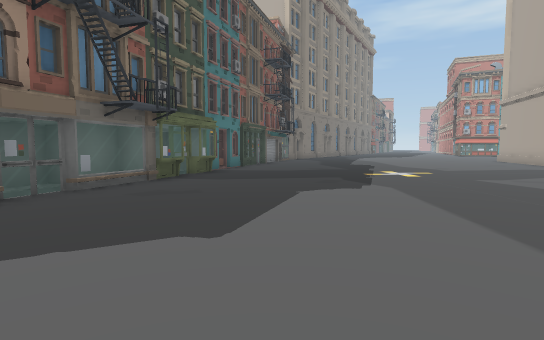
View 1 (above)

24 first-person views from a walk through a Unity game level. The camera is 1.4 m above the floor, tilts 4° down and sees 80° across. The floor is counted in squares, 2 m on a side. Each view is taken from the middle of a square. On the plan, view 1 faces up. The plan holds only what a view shows up to about 10 squares ahead; the rest is blank. The place goes on beyond the plan. The player character is not drawn. Some animated figures are left out.

View 2
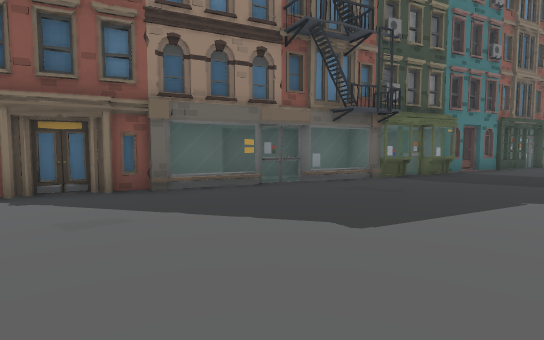

View 3
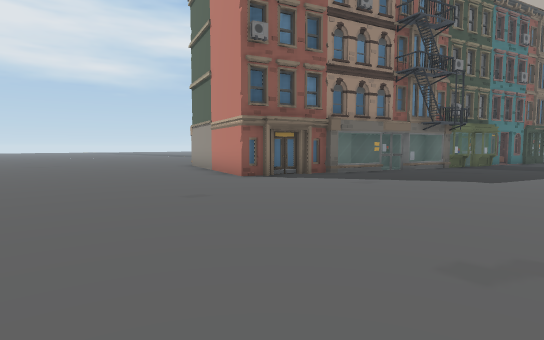

View 4
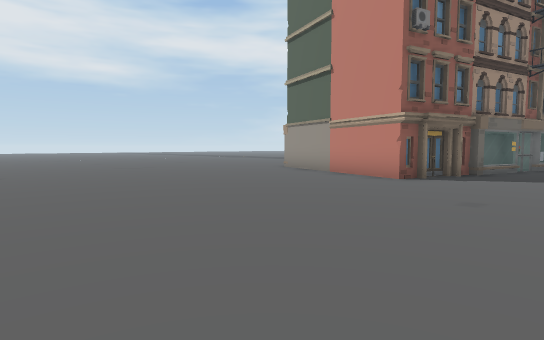

View 5
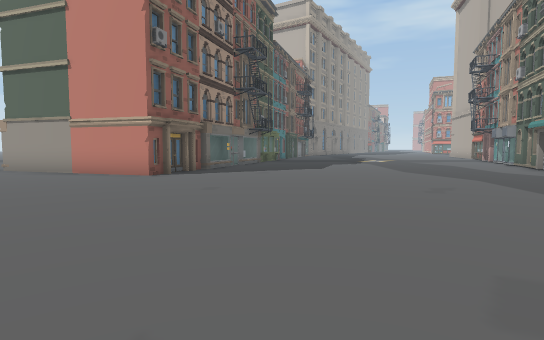

View 6
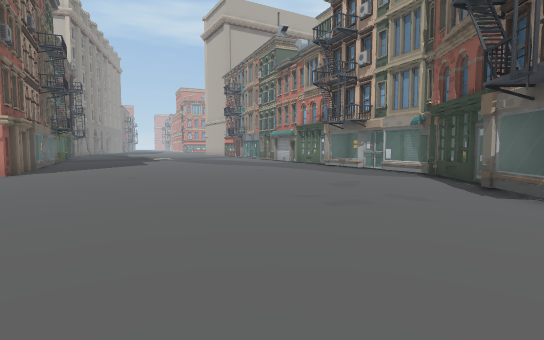

View 7
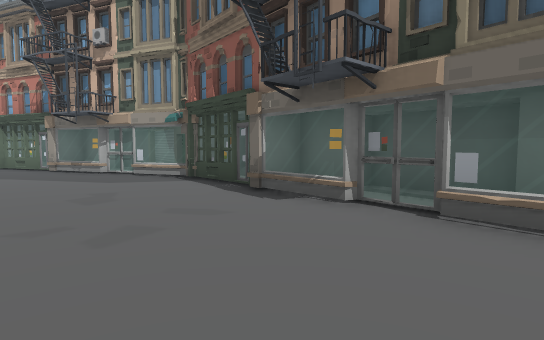

View 8
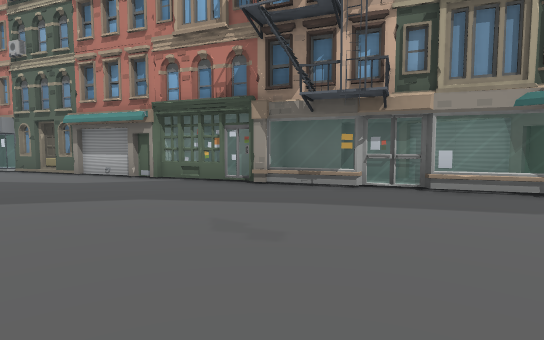

View 9
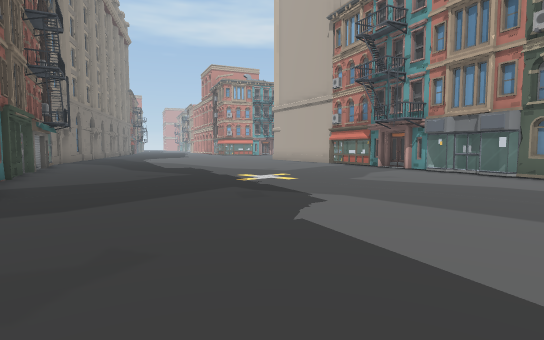

View 10
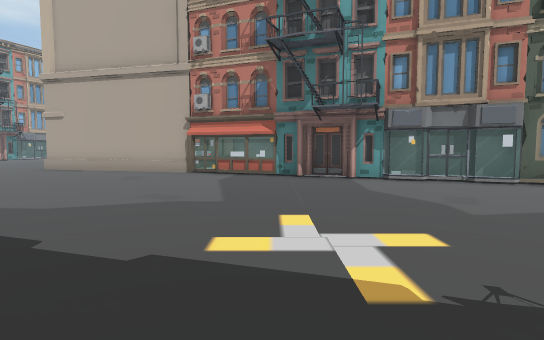

View 11
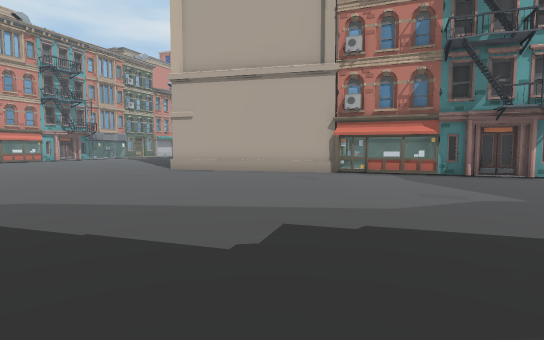

View 12
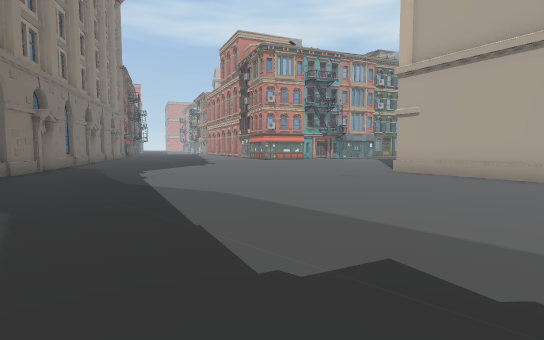

View 13
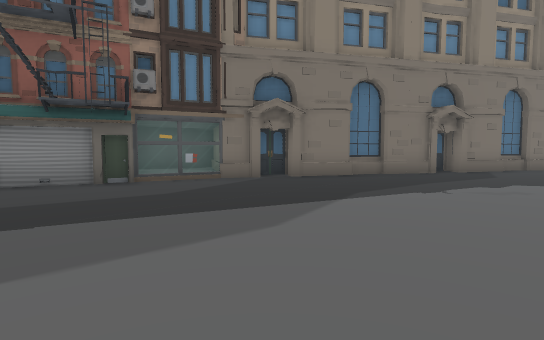

View 14
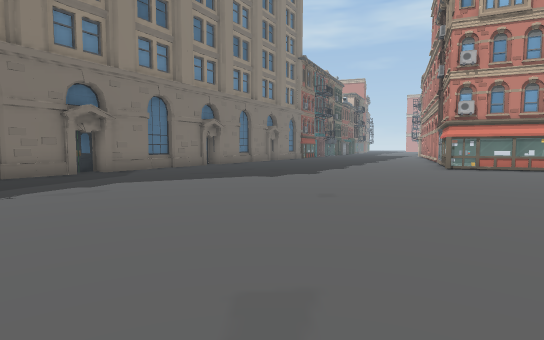

View 15
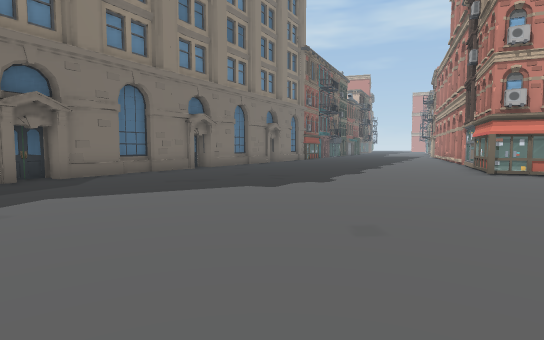

View 16
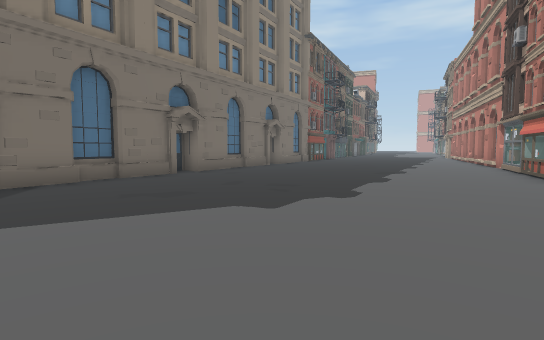

View 17
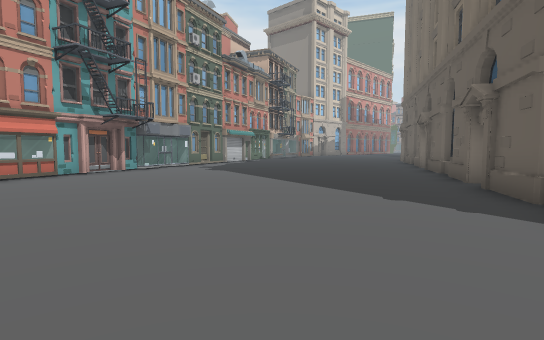

View 18
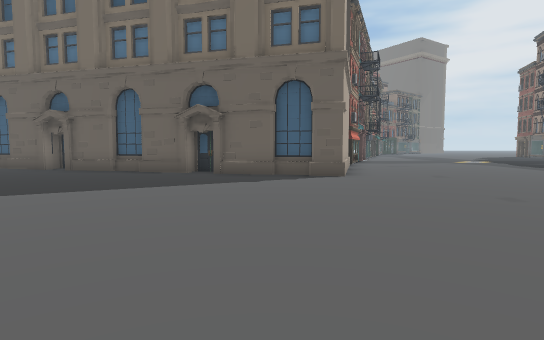

View 19
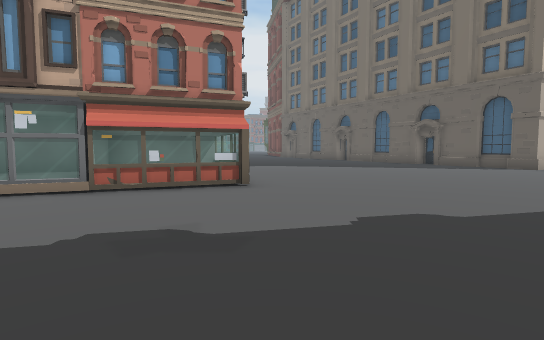

View 20
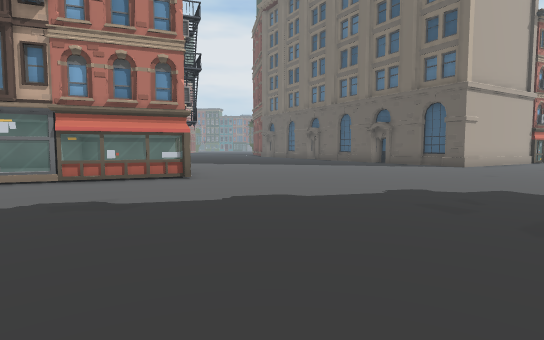

View 21
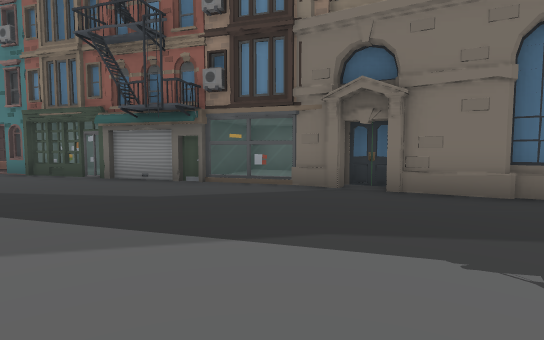

View 22
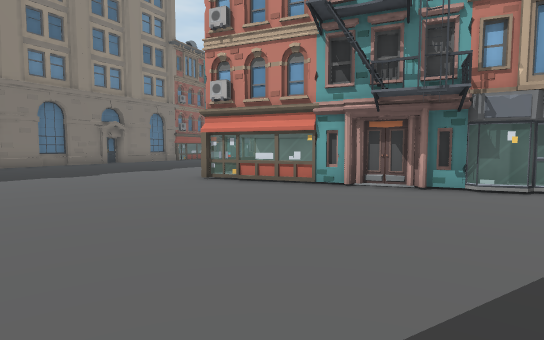

View 23
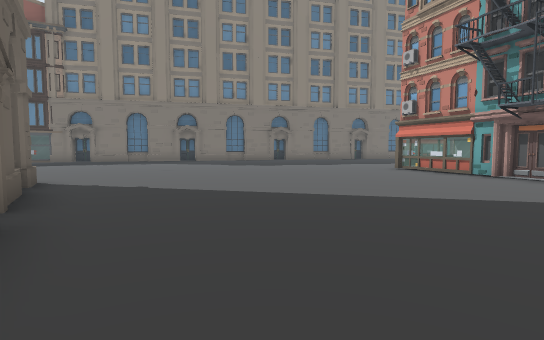

View 24
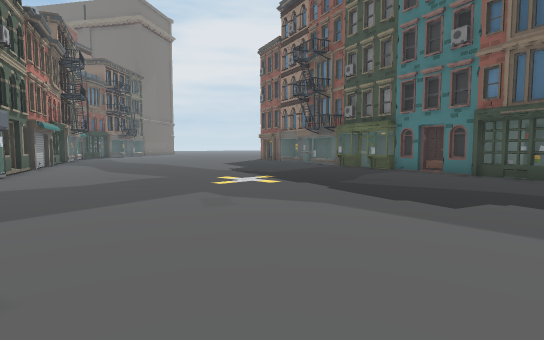

### Floor plan
Key: @ floor where view 1 was taken; # wall or solid block; . main floor; : floor 0.25 m higher than the main floor; = window, fence, low wall or low ledge; O other object.
Columns run from 11 left of view 1 to 19 right of it. Each row starts with its distance up from view 1.
 29                  ##........=
 28                  #.........=:##
 27                 ##.........=##
 26                 #.........=:##
 25                ##.........==#
 24               ##............#O#
 23               #...............O
 22              ##................
 21              #.................
 20           ####.................
 19          ####..................
 18          #::=..................
 17          ##=...................
 16            O..........###......
 15            O..........######...
 14           O...........#   #####
 13          OO...........#
 12          #O..........##
 11         ##...........=#
 10         #O...........=
  9         OO..........=#
  8         OO..........###
  7        ##..........O#
  6       ##=..........O#
  5       #=...........O.O
  4       #=..........O#OO
  3       #=..........##
  2  =##  #O.........##
  1  ..####..........O
  0   .........@.....#
 -1  ...............OO
 -2 ................OO
 -3 ...............=O
 -4 ...............=#
 -5 ...............=
 -6 ..............=O#
 -7     ..........=
 -8      ........O#
 -9      ......=OO
-10      .....=#O
-11         .=##

Positions as (right, up) in squares from view 1, and headings:
1: (0, 0), facing up
2: (1, 0), facing up-left
3: (1, -5), facing up-left
4: (-2, -7), facing up-left
5: (-2, -8), facing up
6: (-6, -10), facing up-right
7: (-5, -9), facing right
8: (-2, -3), facing right
9: (-2, 3), facing up-right
10: (1, 9), facing right
11: (1, 13), facing right
12: (2, 12), facing up-right
13: (7, 14), facing up-left
14: (9, 15), facing up
15: (9, 17), facing up
16: (9, 19), facing up
17: (9, 19), facing right
18: (13, 24), facing down
19: (10, 29), facing down-right
20: (8, 29), facing down-right
21: (7, 18), facing left
22: (16, 18), facing up
23: (19, 15), facing up-left
24: (8, 14), facing down-left
